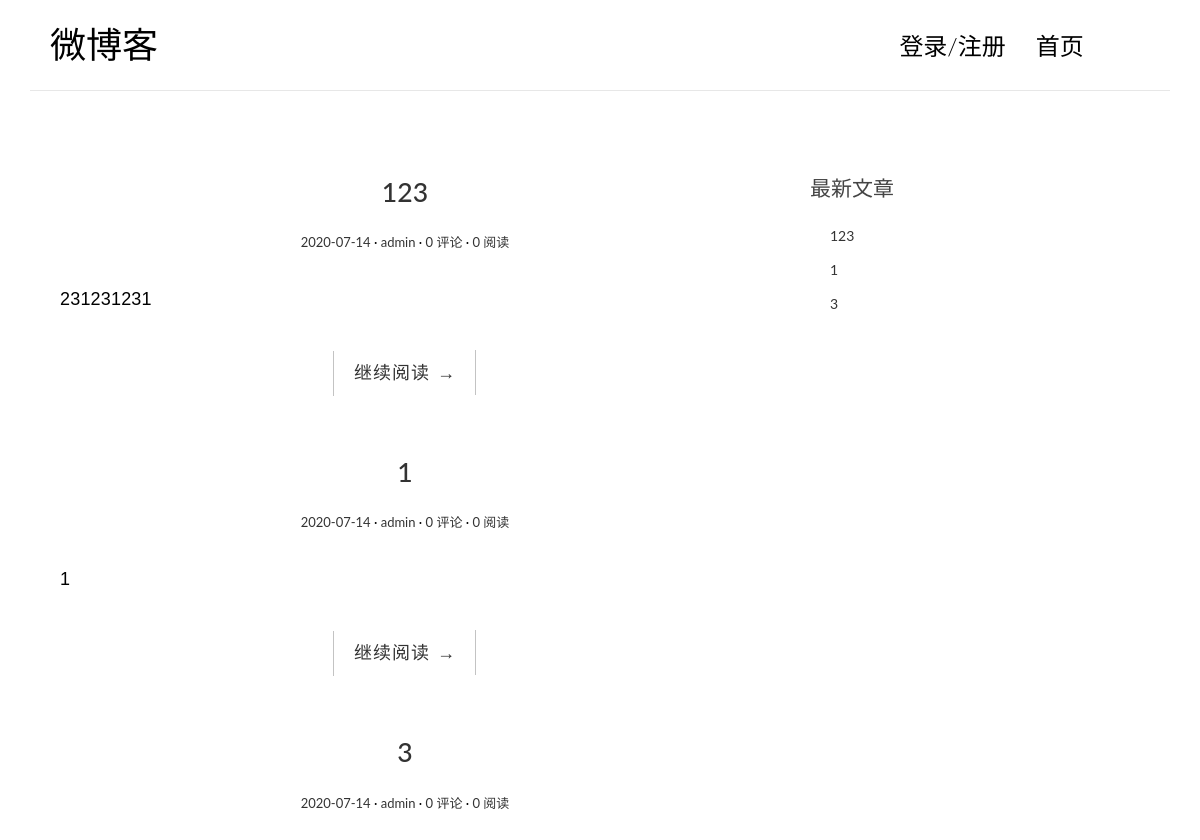
/ (upper part), run on an earlier commit of the app's database.
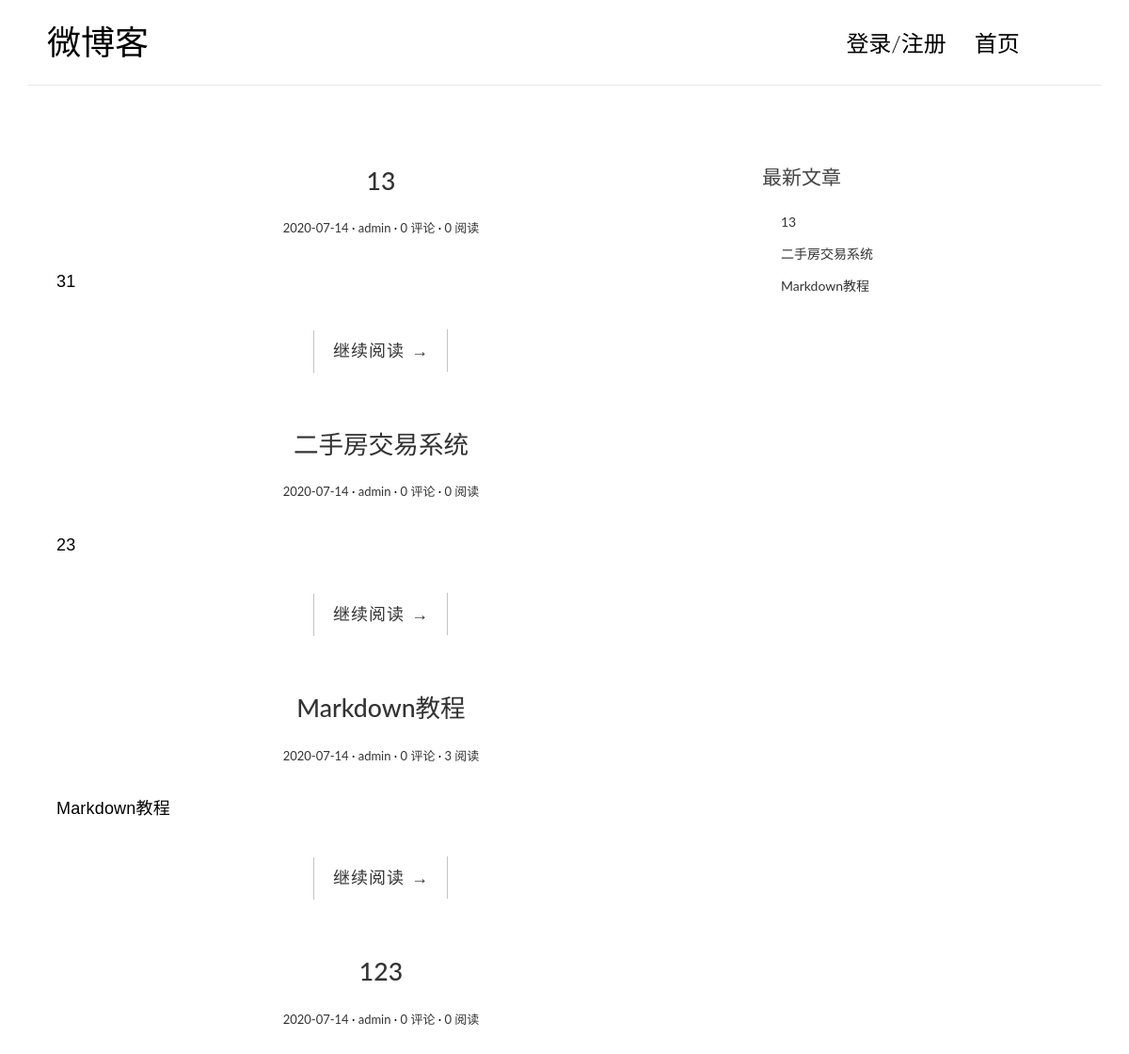
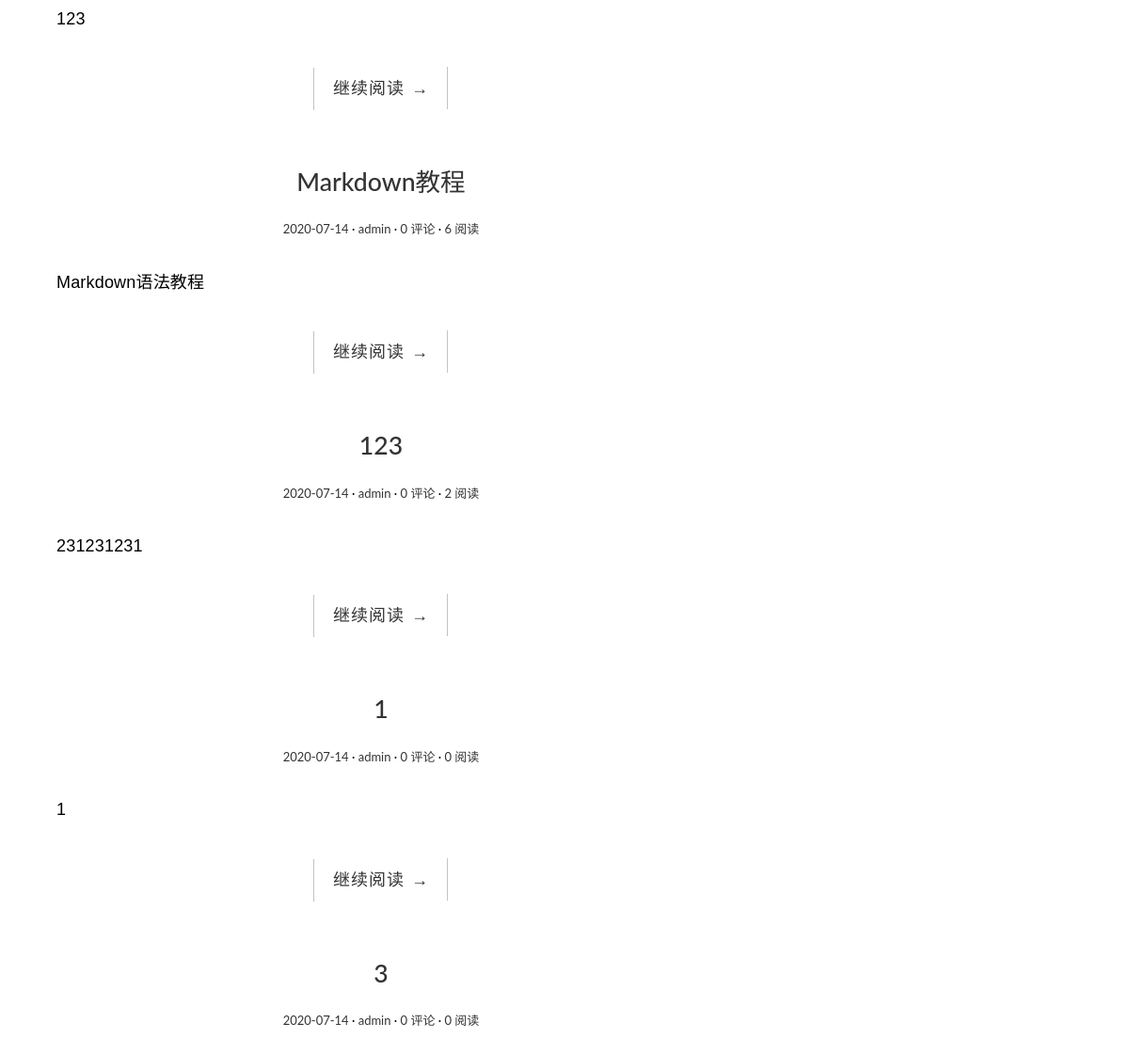
And on a later commit of the database (2 pictures, top to bottom).
### main_blog_app/models.py (models this page shows, shortened)
class Post(models.Model):
    title = models.CharField(max_length=70, verbose_name='文章标题')
    body = models.TextField(verbose_name='文章正文')
    created_time = models.DateTimeField(auto_now_add=True, verbose_name='创建时间')
    modified_time = models.DateTimeField(auto_now=True, verbose_name='修改时间')
    excerpt = models.CharField(max_length=200, blank=True, verbose_name='文章摘要')
    views = models.PositiveIntegerField(default=0, verbose_name='阅读量')
    author = models.ForeignKey(User, on_delete=models.CASCADE, verbose_name='文章作者')
    reviews = models.PositiveIntegerField(default=0, verbose_name='评论量')
    class Meta:
        verbose_name = '文章'
        verbose_name_plural = '文章'
        ordering = ['-created_time']

class User(models.Model):
    account = models.CharField(max_length=11, primary_key=True, verbose_name='用户账户（手机号）')
    username = models.CharField(max_length=20, verbose_name='用户名')
    password = models.CharField(max_length=20, verbose_name='账户密码')
    def __str__(self):
        return self.username
    class Meta:
        verbose_name = '用户'
        verbose_name_plural = '用户'

### main_blog_app/views.py (the view)
# urls.py: path('', LPost.as_view(), name='index'),
@method_decorator(is_jizhu, name='dispatch')
class LPost(generics.ListAPIView):
    queryset = Post.objects.all()
    serializer_class = SimPostSerializers
    def get(self, request, *args, **kwargs):
        posts = Post.objects.all()
        for post in posts:
            post.created_time = post.created_time.strftime('%Y-%m-%d')
        return render(request, 'index.html', {'posts': posts, 'new_posts': posts[:3], 'account': request.session.get('account', '')})

### main_blog_app/views.py (called while the page is built)
def is_jizhu(func):
    def inner(request, *args, **kwargs):
        account = request.COOKIES.get('account', '')
        if account:
            request.session['account'] = account
        return func(request, *args, **kwargs)
    return inner

### templates/index.html (shortened to what this page needs)
<!DOCTYPE html>
{% load static %}
<html>
<head>
    <link rel="stylesheet" href="{% static 'css/bootstrap.min.css' %}">
    <link rel="stylesheet" href="http://code.ionicframework.com/ionicons/2.0.1/css/ionicons.min.css">
    <link rel="stylesheet" href="{% static 'css/pace.css' %}">
    <link rel="stylesheet" href="{% static 'css/custom.css' %}">
    <link rel="stylesheet" href="{% static 'css/ucenter.css' %}">
</head>
<body>
<div class="container">
    <header id="site-header">
        <div class="row">
            <div class="col-md-4 col-sm-5 col-xs-8">
                <div class="logo">
                    <h1><a href="index.html">微博客</a></h1>
                </div>
            </div>
            <div class="col-md-8 col-sm-7 col-xs-4">
                <nav class="main-nav" role="navigation">
                    <div class="collapse navbar-collapse" id="bs-example-navbar-collapse-1">
                        <ul class="nav navbar-nav navbar-right">
                            {% if account == '' %}
                            <li class="cl-effect-11"><a href="{% url 'blog:page' 'login' %}" data-hover="">登录/注册</a></li>
                            <li class="cl-effect-11"><a href="{% url 'blog:index' %}" data-hover="首页">首页</a></li>
                            {% endif %}
                        </ul>
                    </div>
                </nav>
            </div>
        </div>
    </header>
</div>
<div class="content-body">
    <div class="container">
        <div class="row">
            <main class="col-md-8">
                {% for post in posts %}
                <article class="post">
                    <header class="entry-header">
                        <h1 class="entry-title">
                            <a href="{% url 'blog:single' post.id %}">{{post.title}}</a>
                        </h1>
                        <div class="entry-meta">
                            <span class="post-date"><a href="{% url 'blog:single' post.id %}"><time class="entry-date">{{post.created_time}}</time></a></span>
                            <span class="post-author"><a href="{% url 'blog:single' post.id %}">{{post.author}}</a></span>
                            <span class="comments-link"><a href="{% url 'blog:single' post.id %}">{{post.reviews}} 评论</a></span>
                            <span class="views-count"><a href="{% url 'blog:single' post.id %}">{{post.views}} 阅读</a></span>
                        </div>
                    </header>
                    <div class="entry-content clearfix">
                        <p>{{post.excerpt}}</p>
                        <div class="read-more cl-effect-14">
                            <a href="{% url 'blog:single' post.id %}" class="more-link">继续阅读 <span class="meta-nav">→</span></a>
                        </div>
                    </div>
                </article>
                {% empty %}
                    <div class="no-post">暂时还没有发布的文章！</div>
                {% endfor %}
            </main>
            <aside class="col-md-4">
                <div class="widget widget-recent-posts">
                    <h3 class="widget-title">最新文章</h3>
                    <ul>
                        {% for post in new_posts %}
                        <li>
                            <a href="{% url 'blog:single' post.id %}">{{ post.title }}</a>
                        </li>
                        {% endfor %}
                    </ul>
                </div>
            </aside>
        </div>
    </div>
</div>
</body>
</html>

What changed in the data, as far as the page shows it:
no longer on one of the page's lists (row edited): Post: title "123"
no longer on one of the page's lists (row unchanged): Post: title "1"
no longer on one of the page's lists (row unchanged): Post: title "3"
added Post: title "13", created_time "2020-07-14", author "admin", reviews "0", views "0", excerpt "31"
added Post: title "二手房交易系统", created_time "2020-07-14", author "admin", reviews "0", views "0", excerpt "23"
added Post: title "Markdown教程", created_time "2020-07-14", author "admin", reviews "0", views "3", excerpt "Markdown教程"
added Post: title "123", created_time "2020-07-14", author "admin", reviews "0", views "0", excerpt "123", shown under "微博客"
added Post: title "Markdown教程", created_time "2020-07-14", author "admin", reviews "0", views "6", excerpt "Markdown语法教程", shown under "微博客"
changed Post (number 6 of 8 on the later page): views "0" → "2"
